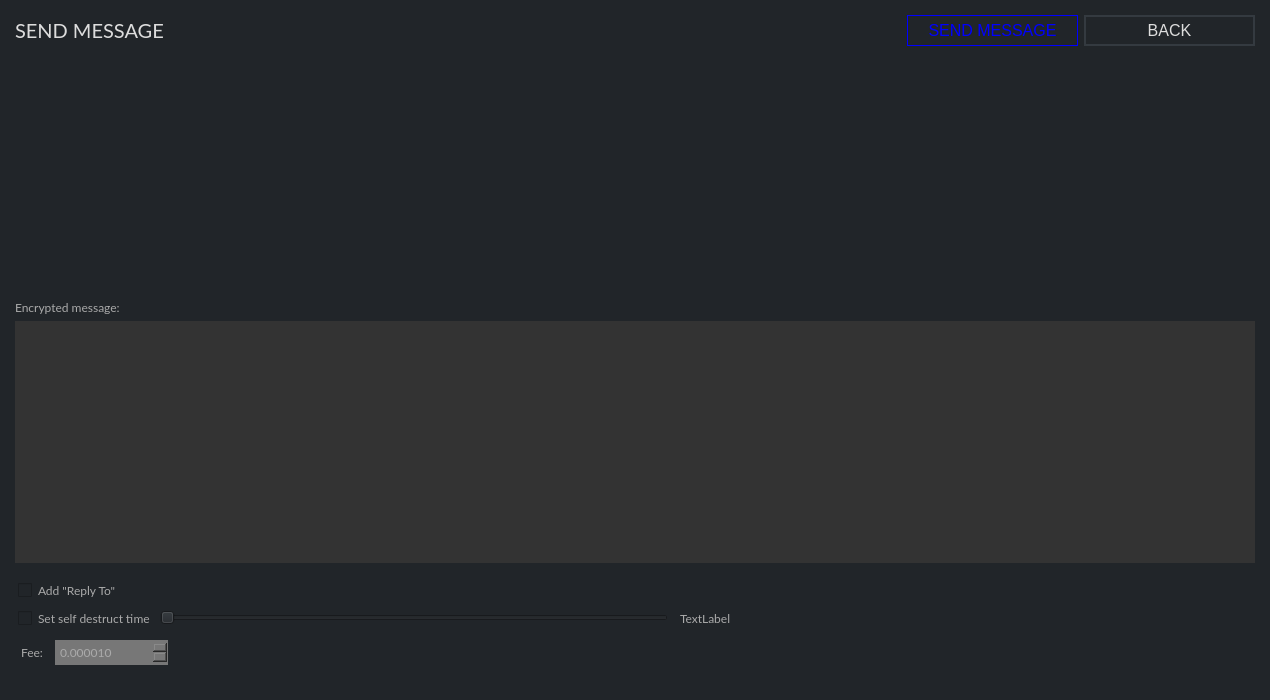
<?xml version="1.0" encoding="UTF-8"?>
<ui version="4.0">
 <class>SendMessageFrame</class>
 <widget class="QFrame" name="SendMessageFrame">
  <property name="geometry">
   <rect>
    <x>0</x>
    <y>0</y>
    <width>1270</width>
    <height>700</height>
   </rect>
  </property>
  <property name="windowTitle">
   <string>Frame</string>
  </property>
  <property name="styleSheet">
   <string notr="true">border: 0px; background-color: #212529; color: #aaa</string>
  </property>
  <property name="frameShape">
   <enum>QFrame::NoFrame</enum>
  </property>
  <property name="frameShadow">
   <enum>QFrame::Raised</enum>
  </property>
  <layout class="QVBoxLayout" name="verticalLayout">
   <property name="leftMargin">
    <number>15</number>
   </property>
   <property name="topMargin">
    <number>15</number>
   </property>
   <property name="rightMargin">
    <number>15</number>
   </property>
   <property name="bottomMargin">
    <number>15</number>
   </property>
   <item>
    <layout class="QHBoxLayout" name="horizontalLayout_4">
     <property name="topMargin">
      <number>0</number>
     </property>
     <item>
      <widget class="QLabel" name="label">
       <property name="font">
        <font>
         <family>Lato</family>
         <pointsize>-1</pointsize>
        </font>
       </property>
       <property name="styleSheet">
        <string notr="true">color: #ddd; 
font-size: 20px;
font-family: Lato;</string>
       </property>
       <property name="text">
        <string>SEND MESSAGE</string>
       </property>
      </widget>
     </item>
     <item>
      <widget class="QPushButton" name="m_sendButton">
       <property name="minimumSize">
        <size>
         <width>171</width>
         <height>31</height>
        </size>
       </property>
       <property name="maximumSize">
        <size>
         <width>171</width>
         <height>16777215</height>
        </size>
       </property>
       <property name="font">
        <font>
         <pointsize>-1</pointsize>
        </font>
       </property>
       <property name="styleSheet">
        <string notr="true">color: blue; background-color: #1; border: 1px solid blue; font-size: 16px;</string>
       </property>
       <property name="text">
        <string>SEND MESSAGE</string>
       </property>
      </widget>
     </item>
     <item>
      <widget class="QPushButton" name="m_backButton">
       <property name="minimumSize">
        <size>
         <width>171</width>
         <height>31</height>
        </size>
       </property>
       <property name="maximumSize">
        <size>
         <width>171</width>
         <height>31</height>
        </size>
       </property>
       <property name="font">
        <font>
         <pointsize>-1</pointsize>
        </font>
       </property>
       <property name="styleSheet">
        <string notr="true">color: #ddd; border: 2px solid #343a40; font-size: 16px; background-color: #21259;</string>
       </property>
       <property name="text">
        <string>BACK</string>
       </property>
      </widget>
     </item>
    </layout>
   </item>
   <item>
    <widget class="QScrollArea" name="m_messageAddressScrollArea">
     <property name="frameShape">
      <enum>QFrame::StyledPanel</enum>
     </property>
     <property name="widgetResizable">
      <bool>true</bool>
     </property>
     <widget class="QWidget" name="scrollAreaWidgetContents">
      <property name="geometry">
       <rect>
        <x>0</x>
        <y>0</y>
        <width>1240</width>
        <height>234</height>
       </rect>
      </property>
      <layout class="QVBoxLayout" name="m_addressesLayout">
       <property name="spacing">
        <number>0</number>
       </property>
       <property name="leftMargin">
        <number>0</number>
       </property>
       <property name="topMargin">
        <number>0</number>
       </property>
       <property name="rightMargin">
        <number>0</number>
       </property>
       <property name="bottomMargin">
        <number>0</number>
       </property>
       <item>
        <spacer name="verticalSpacer_2">
         <property name="orientation">
          <enum>Qt::Vertical</enum>
         </property>
         <property name="sizeHint" stdset="0">
          <size>
           <width>20</width>
           <height>139</height>
          </size>
         </property>
        </spacer>
       </item>
      </layout>
     </widget>
    </widget>
   </item>
   <item>
    <widget class="QLabel" name="label_3">
     <property name="font">
      <font>
       <family>Lato</family>
       <pointsize>9</pointsize>
      </font>
     </property>
     <property name="text">
      <string>Encrypted message:</string>
     </property>
    </widget>
   </item>
   <item>
    <widget class="QTextEdit" name="m_messageTextEdit">
     <property name="font">
      <font>
       <family>Lato</family>
       <pointsize>9</pointsize>
      </font>
     </property>
     <property name="styleSheet">
      <string notr="true">background-color: #333; color: #ddd;</string>
     </property>
     <property name="html">
      <string notr="true">&lt;!DOCTYPE HTML PUBLIC &quot;-//W3C//DTD HTML 4.0//EN&quot; &quot;http://www.w3.org/TR/REC-html40/strict.dtd&quot;&gt;
&lt;html&gt;&lt;head&gt;&lt;meta name=&quot;qrichtext&quot; content=&quot;1&quot; /&gt;&lt;style type=&quot;text/css&quot;&gt;
p, li { white-space: pre-wrap; }
&lt;/style&gt;&lt;/head&gt;&lt;body style=&quot; font-family:'Lato'; font-size:9pt; font-weight:400; font-style:normal;&quot;&gt;
&lt;p style=&quot;-qt-paragraph-type:empty; margin-top:0px; margin-bottom:0px; margin-left:0px; margin-right:0px; -qt-block-indent:0; text-indent:0px; font-family:'.Helvetica Neue DeskInterface'; font-size:13pt;&quot;&gt;&lt;br /&gt;&lt;/p&gt;&lt;/body&gt;&lt;/html&gt;</string>
     </property>
    </widget>
   </item>
   <item>
    <spacer name="verticalSpacer">
     <property name="orientation">
      <enum>Qt::Vertical</enum>
     </property>
     <property name="sizeType">
      <enum>QSizePolicy::Fixed</enum>
     </property>
     <property name="sizeHint" stdset="0">
      <size>
       <width>20</width>
       <height>10</height>
      </size>
     </property>
    </spacer>
   </item>
   <item>
    <layout class="QHBoxLayout" name="horizontalLayout_3">
     <property name="topMargin">
      <number>0</number>
     </property>
     <item>
      <widget class="QCheckBox" name="m_addReplyToCheck">
       <property name="font">
        <font>
         <family>Lato</family>
         <pointsize>9</pointsize>
        </font>
       </property>
       <property name="styleSheet">
        <string notr="true">padding: 3px; border: 0px;</string>
       </property>
       <property name="text">
        <string>Add &quot;Reply To&quot;</string>
       </property>
      </widget>
     </item>
    </layout>
   </item>
   <item>
    <layout class="QHBoxLayout" name="horizontalLayout_2">
     <property name="rightMargin">
      <number>10</number>
     </property>
     <item>
      <widget class="QCheckBox" name="m_ttlCheck">
       <property name="font">
        <font>
         <family>Lato</family>
         <pointsize>9</pointsize>
        </font>
       </property>
       <property name="toolTip">
        <string>Do not include message in blockchain</string>
       </property>
       <property name="styleSheet">
        <string notr="true">padding: 3px; border: 0px;</string>
       </property>
       <property name="text">
        <string>Set self destruct time</string>
       </property>
      </widget>
     </item>
     <item>
      <widget class="QSlider" name="m_ttlSlider">
       <property name="singleStep">
        <number>300</number>
       </property>
       <property name="orientation">
        <enum>Qt::Horizontal</enum>
       </property>
       <property name="tickInterval">
        <number>1</number>
       </property>
      </widget>
     </item>
     <item>
      <widget class="QLabel" name="m_ttlLabel">
       <property name="font">
        <font>
         <family>Lato</family>
         <pointsize>9</pointsize>
        </font>
       </property>
       <property name="styleSheet">
        <string notr="true">padding: 3px; border: 0px;</string>
       </property>
       <property name="text">
        <string>TextLabel</string>
       </property>
      </widget>
     </item>
     <item>
      <spacer name="horizontalSpacer_3">
       <property name="orientation">
        <enum>Qt::Horizontal</enum>
       </property>
       <property name="sizeHint" stdset="0">
        <size>
         <width>40</width>
         <height>20</height>
        </size>
       </property>
      </spacer>
     </item>
    </layout>
   </item>
   <item>
    <layout class="QGridLayout" name="gridLayout">
     <property name="topMargin">
      <number>5</number>
     </property>
     <item row="0" column="0">
      <widget class="QLabel" name="label_4">
       <property name="font">
        <font>
         <family>Lato</family>
         <pointsize>9</pointsize>
        </font>
       </property>
       <property name="styleSheet">
        <string notr="true">padding: 3px; border: 0px;</string>
       </property>
       <property name="text">
        <string>Fee:</string>
       </property>
      </widget>
     </item>
     <item row="1" column="2">
      <spacer name="horizontalSpacer">
       <property name="orientation">
        <enum>Qt::Horizontal</enum>
       </property>
       <property name="sizeType">
        <enum>QSizePolicy::Expanding</enum>
       </property>
       <property name="sizeHint" stdset="0">
        <size>
         <width>298</width>
         <height>20</height>
        </size>
       </property>
      </spacer>
     </item>
     <item row="0" column="1">
      <widget class="QDoubleSpinBox" name="m_feeSpin">
       <property name="minimumSize">
        <size>
         <width>0</width>
         <height>25</height>
        </size>
       </property>
       <property name="font">
        <font>
         <family>Lato</family>
         <pointsize>9</pointsize>
        </font>
       </property>
       <property name="styleSheet">
        <string>padding: 3px; border: 0px; background-color: #777;</string>
       </property>
       <property name="decimals">
        <number>6</number>
       </property>
       <property name="minimum">
        <double>0.000010000000000</double>
       </property>
       <property name="maximum">
        <double>100000000.000000000000000</double>
       </property>
       <property name="singleStep">
        <double>0.000010000000000</double>
       </property>
       <property name="value">
        <double>0.000010000000000</double>
       </property>
      </widget>
     </item>
    </layout>
   </item>
  </layout>
 </widget>
 <resources/>
 <connections>
  <connection>
   <sender>m_sendButton</sender>
   <signal>clicked()</signal>
   <receiver>SendMessageFrame</receiver>
   <slot>sendClicked()</slot>
   <hints>
    <hint type="sourcelabel">
     <x>58</x>
     <y>503</y>
    </hint>
    <hint type="destinationlabel">
     <x>386</x>
     <y>287</y>
    </hint>
   </hints>
  </connection>
  <connection>
   <sender>m_messageTextEdit</sender>
   <signal>textChanged()</signal>
   <receiver>SendMessageFrame</receiver>
   <slot>messageTextChanged()</slot>
   <hints>
    <hint type="sourcelabel">
     <x>386</x>
     <y>227</y>
    </hint>
    <hint type="destinationlabel">
     <x>386</x>
     <y>287</y>
    </hint>
   </hints>
  </connection>
  <connection>
   <sender>m_ttlSlider</sender>
   <signal>valueChanged(int)</signal>
   <receiver>SendMessageFrame</receiver>
   <slot>ttlValueChanged(int)</slot>
   <hints>
    <hint type="sourcelabel">
     <x>296</x>
     <y>426</y>
    </hint>
    <hint type="destinationlabel">
     <x>386</x>
     <y>287</y>
    </hint>
   </hints>
  </connection>
  <connection>
   <sender>m_ttlCheck</sender>
   <signal>toggled(bool)</signal>
   <receiver>m_ttlSlider</receiver>
   <slot>setVisible(bool)</slot>
   <hints>
    <hint type="sourcelabel">
     <x>89</x>
     <y>426</y>
    </hint>
    <hint type="destinationlabel">
     <x>296</x>
     <y>426</y>
    </hint>
   </hints>
  </connection>
  <connection>
   <sender>m_ttlCheck</sender>
   <signal>toggled(bool)</signal>
   <receiver>m_ttlLabel</receiver>
   <slot>setVisible(bool)</slot>
   <hints>
    <hint type="sourcelabel">
     <x>89</x>
     <y>426</y>
    </hint>
    <hint type="destinationlabel">
     <x>463</x>
     <y>426</y>
    </hint>
   </hints>
  </connection>
  <connection>
   <sender>m_ttlCheck</sender>
   <signal>stateChanged(int)</signal>
   <receiver>SendMessageFrame</receiver>
   <slot>ttlCheckStateChanged(int)</slot>
   <hints>
    <hint type="sourcelabel">
     <x>89</x>
     <y>426</y>
    </hint>
    <hint type="destinationlabel">
     <x>386</x>
     <y>287</y>
    </hint>
   </hints>
  </connection>
  <connection>
   <sender>m_backButton</sender>
   <signal>clicked()</signal>
   <receiver>SendMessageFrame</receiver>
   <slot>backClicked()</slot>
   <hints>
    <hint type="sourcelabel">
     <x>1198</x>
     <y>29</y>
    </hint>
    <hint type="destinationlabel">
     <x>649</x>
     <y>349</y>
    </hint>
   </hints>
  </connection>
 </connections>
 <slots>
  <slot>addressBookClicked()</slot>
  <slot>pasteClicked()</slot>
  <slot>sendClicked()</slot>
  <slot>backClicked()</slot>
  <slot>mixinValueChanged(int)</slot>
  <slot>addressEdited(QString)</slot>
  <slot>messageTextChanged()</slot>
  <slot>addRecipientClicked()</slot>
  <slot>ttlCheckStateChanged(int)</slot>
  <slot>ttlValueChanged(int)</slot>
 </slots>
</ui>
